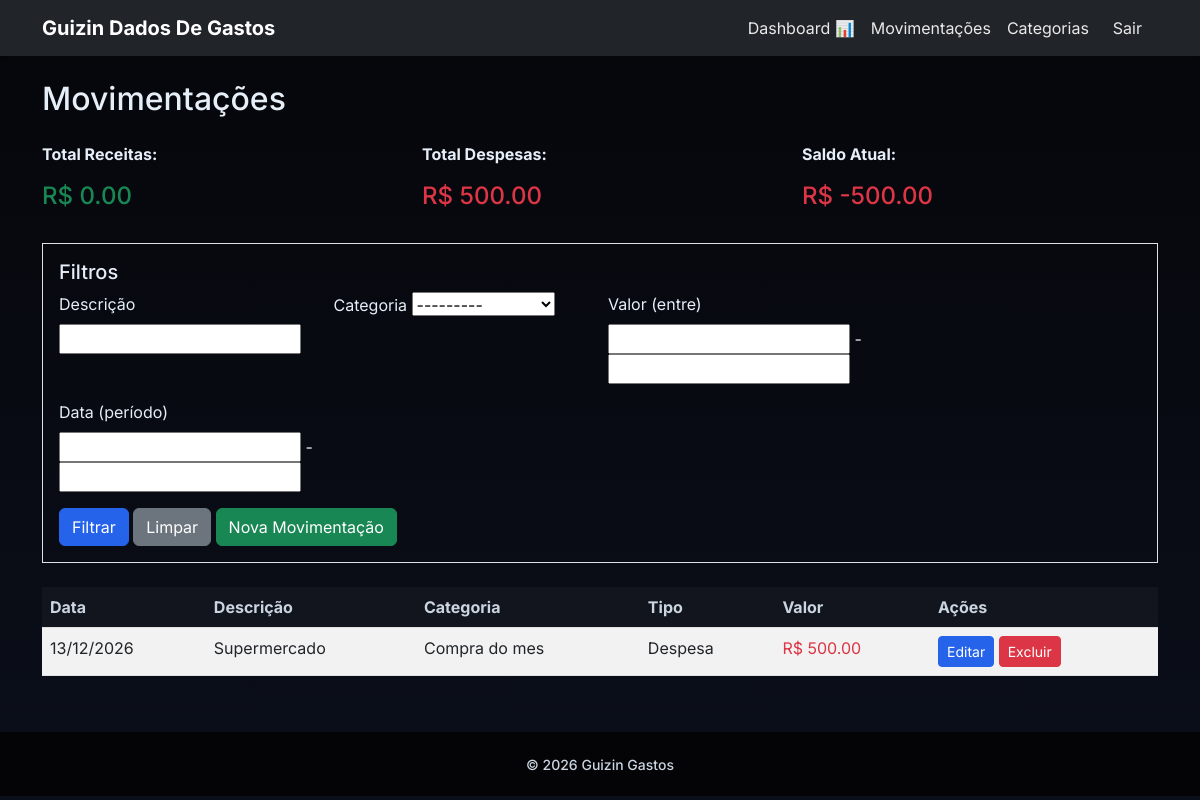
The page / (signed in) on the database as committed earlier.
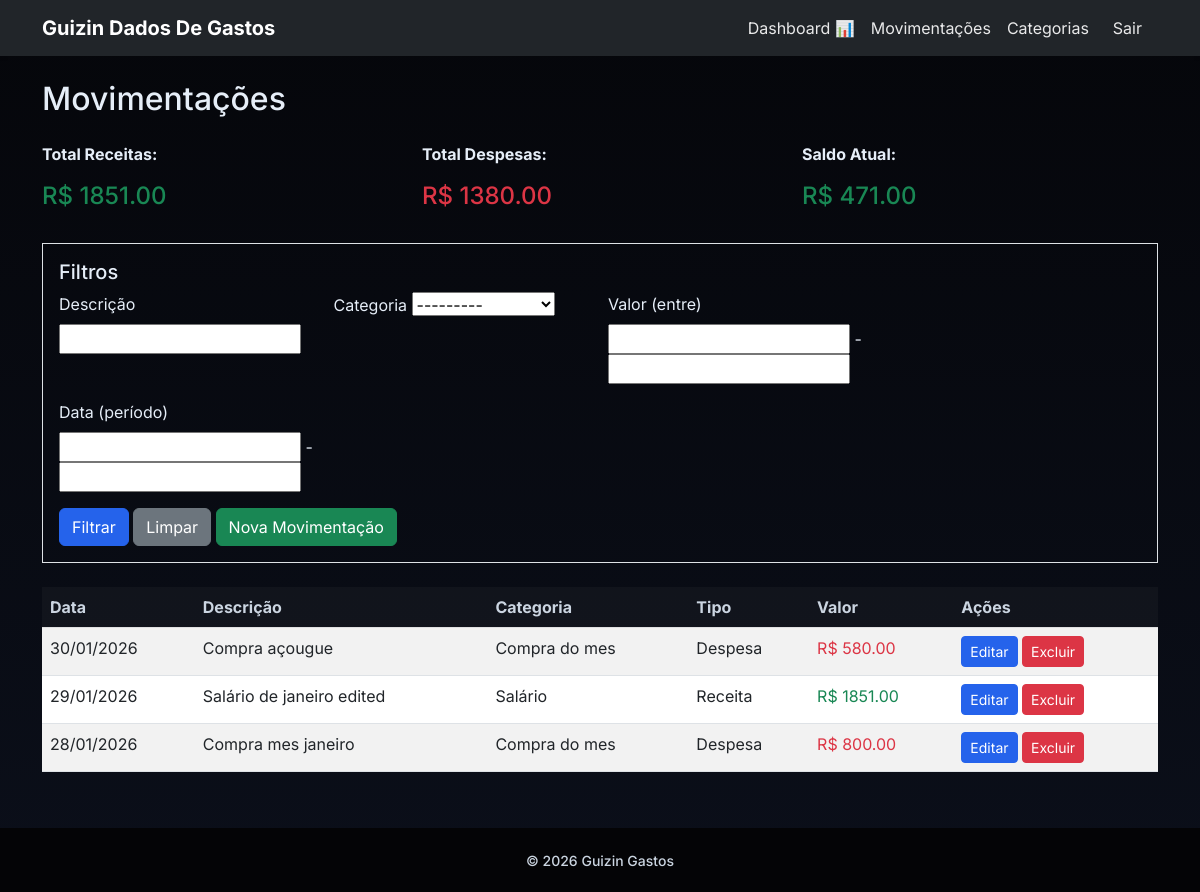
The same page on the database as committed later.
### financeiro/models.py (models this page shows, shortened)
class Movimentacao(models.Model):
    valor = models.DecimalField(max_digits=10, decimal_places=2)
    descricao = models.CharField(max_length=200)
    data = models.DateField()
    categoria = models.ForeignKey(Categoria, on_delete=models.CASCADE)
    usuario = models.ForeignKey(User, on_delete=models.CASCADE)

class Categoria(models.Model):
    TIPO_CHOICES = (
        ('despesa', 'Despesa'),
        ('receita', 'Receita'),
    )
    nome = models.CharField(max_length=100)
    tipo = models.CharField(max_length=10, choices=TIPO_CHOICES)
    usuario = models.ForeignKey(User, on_delete=models.CASCADE)
    def __str__(self):
        return self.nome

### financeiro/views.py (the view)
# urls.py: path('', views.lista_movimentacoes, name='lista_movimentacoes'),
@login_required
def lista_movimentacoes(request):
    movimentacoes = Movimentacao.objects.filter(usuario=request.user).order_by('-data')
    filtro = MovimentacaoFilter(request.GET, queryset=movimentacoes)
    movimentacoes = filtro.qs
    total_receitas = movimentacoes.filter(categoria__tipo='receita').aggregate(Sum('valor'))['valor__sum'] or 0
    total_despesas = movimentacoes.filter(categoria__tipo='despesa').aggregate(Sum('valor'))['valor__sum'] or 0
    saldo = total_receitas - total_despesas
    return render(request, 'movimentacoes/lista.html', {
        'filtro': filtro,
        'movimentacoes': movimentacoes,
        'total_receitas': total_receitas,
        'total_despesas': total_despesas,
        'saldo': saldo,
    })

### templates/movimentacoes/lista.html (shortened to what this page needs)
{% extends 'base.html' %}
{% block content %}
<h2 class="mb-4">Movimentações</h2>
<div class="row mb-4">
    <div class="col-md-4">
        <p><strong>Total Receitas:</strong></p>
        <h4 class="text-success">R$ {{ total_receitas|floatformat:2 }}</h4>
    </div>
    <div class="col-md-4">
        <p><strong>Total Despesas:</strong></p>
        <h4 class="text-danger">R$ {{ total_despesas|floatformat:2 }}</h4>
    </div>
    <div class="col-md-4">
        <p><strong>Saldo Atual:</strong></p>
        <h4 class="{% if saldo >= 0 %}text-success{% else %}text-danger{% endif %}">R$ {{ saldo|floatformat:2 }}</h4>
    </div>
</div>
<div class="mb-4 p-3 border">
    <h5>Filtros</h5>
    <form method="get" class="row g-3">
        {% for field in filtro.form %}
            {% if field.name != 'csrfmiddlewaretoken' %}
                <div class="col-md-{% if field.name == 'data' %}6{% else %}3{% endif %}">
                    <label class="form-label">{{ field.label }}</label>
                    {% if field.name == 'data' %}
                        <div class="row g-2">
                            <div class="col">{{ field.0 }}</div>
                            <div class="col">{{ field.1 }}</div>
                        </div>
                    {% else %}
                        {{ field }}
                    {% endif %}
                </div>
            {% endif %}
        {% endfor %}
        <div class="col-12">
            <button type="submit" class="btn btn-primary">Filtrar</button>
            <a href="{% url 'lista_movimentacoes' %}" class="btn btn-secondary">Limpar</a>
            <a href="{% url 'criar_movimentacao' %}" class="btn btn-success">Nova Movimentação</a>
        </div>
    </form>
</div>
<div class="table-responsive">
    <table class="table table-striped table-hover">
        <thead class="table-light">
            <tr>
                <th>Data</th>
                <th>Descrição</th>
                <th>Categoria</th>
                <th>Tipo</th>
                <th>Valor</th>
                <th>Ações</th>
            </tr>
        </thead>
        <tbody>
            {% for mov in movimentacoes %}
                <tr>
                    <td>{{ mov.data|date:"d/m/Y" }}</td>
                    <td>{{ mov.descricao }}</td>
                    <td>{{ mov.categoria.nome }}</td>
                    <td>{{ mov.categoria.get_tipo_display }}</td>
                    <td class="{% if mov.categoria.tipo == 'receita' %}text-success{% else %}text-danger{% endif %}">
                        R$ {{ mov.valor|floatformat:2 }}
                    </td>
                    <td>
                        <a href="{% url 'editar_movimentacao' mov.id %}" class="btn btn-sm btn-primary">Editar</a>
                        <a href="{% url 'excluir_movimentacao' mov.id %}" class="btn btn-sm btn-danger">Excluir</a>
                    </td>
                </tr>
            {% empty %}
                <tr>
                    <td colspan="6" class="text-center text-muted py-4">Nenhuma movimentação</td>
                </tr>
            {% endfor %}
        </tbody>
    </table>
</div>
{% endblock %}

Rows that differ between the two databases and show on the page:
removed Movimentacao: data "13/12/2026", descricao "Supermercado", categoria.nome "Compra do mes", categoria.tipo "Despesa", valor "500.00"
added Movimentacao: data "30/01/2026", descricao "Compra açougue", categoria.nome "Compra do mes", categoria.tipo "Despesa", valor "580.00"
added Movimentacao: data "29/01/2026", descricao "Salário de janeiro edited", categoria.nome "Salário", categoria.tipo "Receita", valor "1851.00"
added Movimentacao: data "28/01/2026", descricao "Compra mes janeiro", categoria.nome "Compra do mes", categoria.tipo "Despesa", valor "800.00"
Other text that changed with them:
{{ total_receitas|floatformat:2 }}: "0.00" → "1851.00"
{{ total_despesas|floatformat:2 }}: "500.00" → "1380.00"
{{ saldo|floatformat:2 }}: "-500.00" → "471.00"
